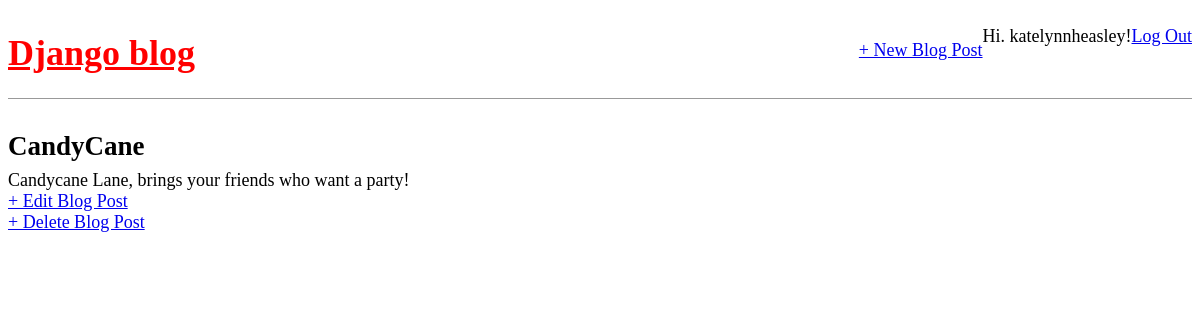
Page /post/2/ (signed in) on the committed database.
### blog/models.py (models this page shows, shortened)
class Post(models.Model):
    title = models.CharField(max_length=200) #display 200 characters only
    author = models.ForeignKey("auth.User", on_delete=models.CASCADE)
    body = models.TextField()

### blog/views.py (the view)
# urls.py: path('post/<int:pk>/', BlogDetailView.as_view(), name='post_detail'), #pk means primary key
class BlogDetailView(DetailView):
    model = Post
    template_name = 'post_detail.html'

### templates/post_detail.html
{% extends 'base.html' %}
{% block content%}
    <div class="post-entry">
        <h2>{{ post.title }}</h2>
        <p>{{ post.body }}</p>
        <p><a href="{% url 'post_edit' post.pk %}">+ Edit Blog Post</a></p>
        <p><a href="{% url 'post_delete' post.pk %}">+ Delete Blog Post</a></p>
    </div>
{% endblock content %}

### templates/base.html (shortened to what this page needs)
{% load static %}
<html>
    <head>
        <link rel="stylesheet" href="{% static 'css/base.css' %}">
    </head>
    <body>
         <div>
            <header>
                <div class="nav-left">
                <h1><a href="{% url 'home' %}">Django blog</a></h1>
                </div>
                <div class="nav-right">
                    <a href="{% url 'post_new' %}">+ New Blog Post</a>
                </div>
                {% if user.is_authenticated %}
                    <p>Hi. {{ user.username }}!</p>
                    <p><a href="{% url 'logout' %}">Log Out</a></p>
                {% else %}
                    <p>You are not logged in.</p>
                    <a href="{% url 'login' %}">Log In</a>
                {% endif %}
            </header>
        </div>
        <div>
            {% block content %}
            {% endblock content %}
        </div>
    </body>
</html>

### static/css/base.css (style rules this page uses)
body { font-family: 'Architects Daughter', cursive; font-size: 18px; }
header { border-bottom: 1px solid #999; margin-bottom: 2rem; display: flex; }
header h1 a { color: red; font-family: 'Architects Daughter', cursive; }
.nav-left { margin-right: auto; }
.nav-right { display: flex; padding-top: 2rem; }
.post-entry { margin-bottom: 2rem; }
.post-entry h2 { margin: 0.5rem 0; }
.post-entry p { margin: 0; font-weight: 400; }

### rows in the picture
Post: title "CandyCane", body "Candycane Lane, brings your friends who want a party!"

### other values in the picture
{{ user.username }} "katelynnheasley"
